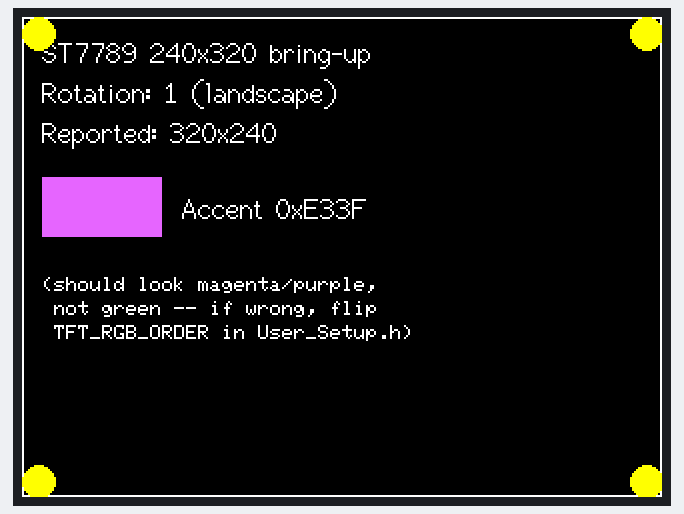
Bench run of a sketch on a simulated ESP32. Shown: 320×240 colour display. What the sketch prints to the serial monitor is not drawn.

Above: at 2.0 s.

Measured:
- what the display in image 0 shows lasts 1.0 s, from 2.0 s to 3.0 s

The sketch:

display_bringup_test.ino
```cpp
// display_bringup_test.ino
// Phase 1 exit checks: "Display wired + rendering confirmed via TFT_eSPI"
//
// This is a standalone bring-up test -- NOT the app itself. It doesn't touch
// draw_screen() or any of the real screen tree yet; it just proves the panel
// is wired correctly and TFT_eSPI is configured correctly, one step at a time.
//
// Requires: TFT_eSPI library installed with User_Setup.h from this folder
// dropped in as described there.

#include <SPI.h>
#include <TFT_eSPI.h>

TFT_eSPI tft = TFT_eSPI();

void setup() {
  Serial.begin(115200);
  delay(300);
  Serial.println("TFT_eSPI ST7789 bring-up test starting...");

  tft.init();
  tft.setRotation(1); // landscape -- try 1 or 3 if orientation looks wrong; 240x320
                       // panel in landscape should report width=320, height=240
                       // after this call

  Serial.printf("Reported size after rotation: %d x %d\n", tft.width(), tft.height());

  runTestSequence();
}

void loop() {
  // Cycle the test pattern every 3s so you can confirm nothing is a one-shot fluke
  static unsigned long last = 0;
  if (millis() - last > 3000) {
    last = millis();
    runTestSequence();
  }
}

void runTestSequence() {
  // 1. Solid fills -- confirms SPI wiring + no stuck pixels/color channel issues
  tft.fillScreen(TFT_RED);
  delay(400);
  tft.fillScreen(TFT_GREEN);
  delay(400);
  tft.fillScreen(TFT_BLUE);
  delay(400);
  tft.fillScreen(TFT_BLACK);

  // 2. Border rectangle at the extreme edges -- confirms the reported resolution
  //    actually matches the physical panel (a common failure mode is an off-by-
  //    one-panel-size where the last row/col is cut off or wraps)
  tft.drawRect(0, 0, tft.width(), tft.height(), TFT_WHITE);

  // 3. Text at a few sizes/positions -- confirms font loading + coordinate system
  tft.setTextColor(TFT_WHITE, TFT_BLACK);
  tft.setTextSize(1);
  tft.drawString("ST7789 240x320 bring-up", 10, 10, 2);
  tft.drawString("Rotation: 1 (landscape)", 10, 30, 2);

  char buf[48];
  snprintf(buf, sizeof(buf), "Reported: %dx%d", tft.width(), tft.height());
  tft.drawString(buf, 10, 50, 2);

  // 4. The project's actual accent color, to sanity-check RGB order early --
  //    per 02-hardware-ui.md this should read as magenta/purple, not green/yellow
  tft.fillRect(10, 80, 60, 30, 0xE33F);
  tft.drawString("Accent 0xE33F", 80, 88, 2);
  tft.setTextColor(TFT_WHITE, TFT_BLACK);
  tft.drawString("(should look magenta/purple,", 10, 130, 1);
  tft.drawString(" not green -- if wrong, flip", 10, 142, 1);
  tft.drawString(" TFT_RGB_ORDER in User_Setup.h)", 10, 154, 1);

  // 5. A small filled circle in each corner -- confirms no dead SPI byte /
  //    off-by-one causing corner artifacts, common with a bad CS/DC line
  int r = 8;
  tft.fillCircle(r, r, r, TFT_YELLOW);
  tft.fillCircle(tft.width() - r, r, r, TFT_YELLOW);
  tft.fillCircle(r, tft.height() - r, r, TFT_YELLOW);
  tft.fillCircle(tft.width() - r, tft.height() - r, r, TFT_YELLOW);

  Serial.println("Test sequence drawn.");
}
```
